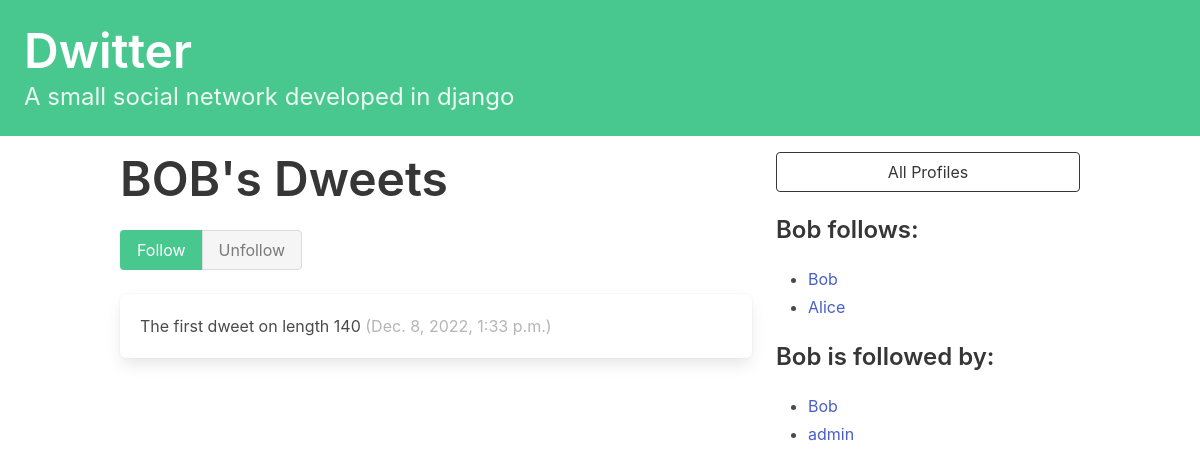
/profile/1/ (signed in), run on the app's committed database.
### dwitter/models.py (models this page shows, shortened)
class Profile(models.Model):
    user = models.OneToOneField(User, on_delete=models.CASCADE)
    follows = models.ManyToManyField(
        "self",
        related_name="followed_by",
        symmetrical=False,
        blank=True
    )
    def __str__(self):
        return self.user.username

class Dweet(models.Model):
    user = models.ForeignKey(User, related_name='dweets', on_delete=models.DO_NOTHING)
    body = models.CharField(max_length=140)
    created_at = models.DateTimeField(auto_now_add=True)
    class Meta:
        ordering = ['-created_at']

### dwitter/views.py (the view, shortened to what this page needs)
# urls.py: path('profile/<int:pk>/', profile, name='profile')
def profile(request, pk):
    if not hasattr(request.user, 'profile'):
        missing_profile = Profile(user=request.user)
        missing_profile.save()
    profile = Profile.objects.get(pk=pk)
    return render(request, 'dwitter/profile.html', {'profile': profile})

### dwitter/templates/dwitter/profile.html (shortened to what this page needs)
{% extends 'base.html' %}
{% block content %}
<div class="column">
    <div class="block">
    <h1 class="title is-1">
        {{profile.user.username|upper}}'s Dweets
    </h1>
    <form method="post">
        <div class="buttons has-addons">
        {% if profile in user.profile.follows.all %}
            <button class="button is-success is-static">
                Follow
            </button>
            <button class="button is-danger"
                    name="follow"
                    value="unfollow">
                Unfollow
            </button>
        {% else %}
            <button class="button is-success"
                    name="follow"
                    value="follow">
                Follow
            </button>
            <button class="button is-danger is-static">
                Unfollow
            </button>
        {% endif %}
        </div>
    </form>
    </div>
    <div class="content">
        {% for dweet in profile.user.dweets.all %}
            <div class="box">
                {{ dweet.body }}
                <span class="is-small has-text-grey-light">
                    ({{ dweet.created_at }})
                </span>
            </div>
        {% endfor %}
    </div>
</div>
<div class="column is-one-third">
    <div class="block">
        <a href="{% url 'dwitter:profile_list' %}">
            <button class="button is-dark is-outlined is-fullwidth">
                All Profiles
            </button>
        </a>
    </div>
    <div class="block">
        <h3 class="title is-4">
            {{profile.user.username}} follows:
        </h3>
        <div class="content">
            <ul>
            {% for following in profile.follows.all %}
                <li>
                    <a href="{% url 'dwitter:profile' following.id %} ">
                        {{ following }}
                    </a>
                </li>
            {% endfor %}
            </ul>
        </div>
    </div>
    <div class="block">
        <h3 class="title is-4">
            {{profile.user.username}} is followed by:
        </h3>
        <div class="content">
            <ul>
            {% for follower in profile.followed_by.all %}
                <li>
                    <a href="{% url 'dwitter:profile' follower.id %} ">
                        {{ follower }}
                    </a>
                </li>
            {% endfor %}
            </ul>
        </div>
    </div>
</div>
{% endblock content %}

### data on the page
Profile: user.username "BOB", user.username "Bob"
Dweet: body "The first dweet on length 140", created_at "Dec. 8, 2022, 1:33 p.m."
Profile: user.username "Alice"
Profile: user.username "admin"
